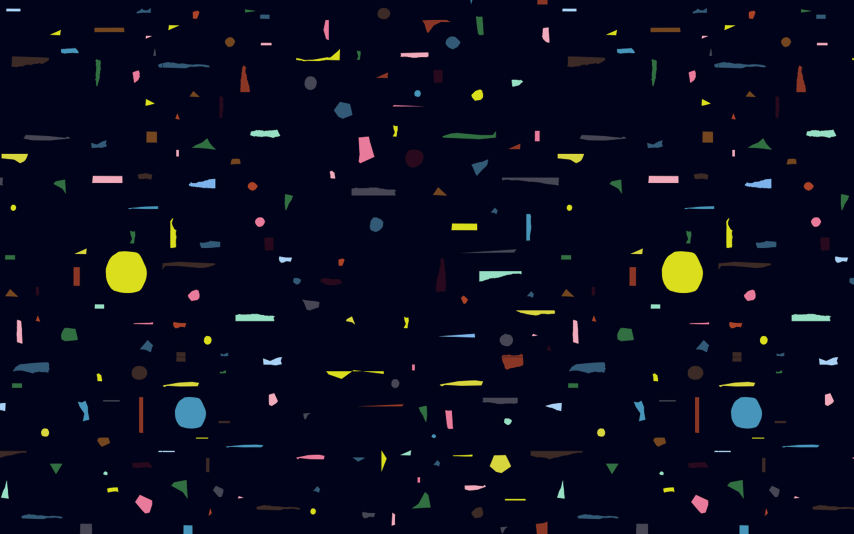
#> input picture img/stars.jpg, 2560 x 1600 px (shown at 1/3 size)
$ python img-insta.py
#> lines starting #> are read from the running program, lines starting #| are printed output that depends on the picture
from PIL import Image
im = Image.open('img/stars.jpg')
#> im is the input picture: PIL image 2560x1600 RGB; mean R, G, B 8.7, 10.7, 30.1

width, height = im.size
#> width = 2560; height = 1600

im = im.crop((0 + (width / 2 - 540), 0 + (height / 2 - 540), width - (width / 2 - 540), height - (height / 2 - 540)))
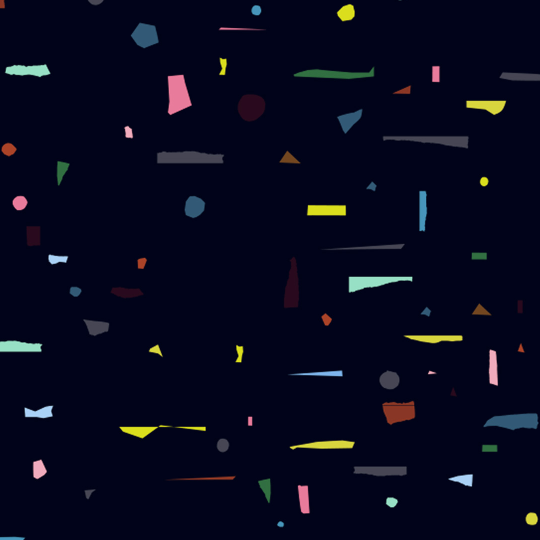
#> im: PIL image 1080x1080 RGB (shown at 1/2 size); mean R, G, B 7.6, 9.4, 30

width, height = im.size
#> width = 1080; height = 1080

print(width, height)
#| 1080 1080

im = im.convert('1')
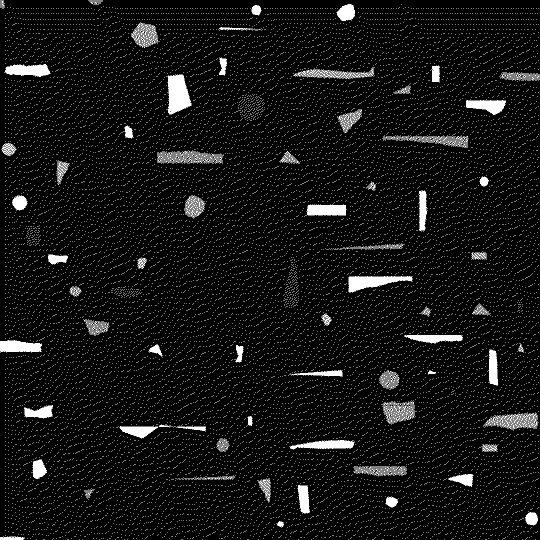
#> im: PIL image 1080x1080 1 (shown at 1/2 size); 4.2% white in thin lines or dots

im.save('img/stars_processed.jpg')
im.show()
# print(left, upper, right, lower)
# print(height)
